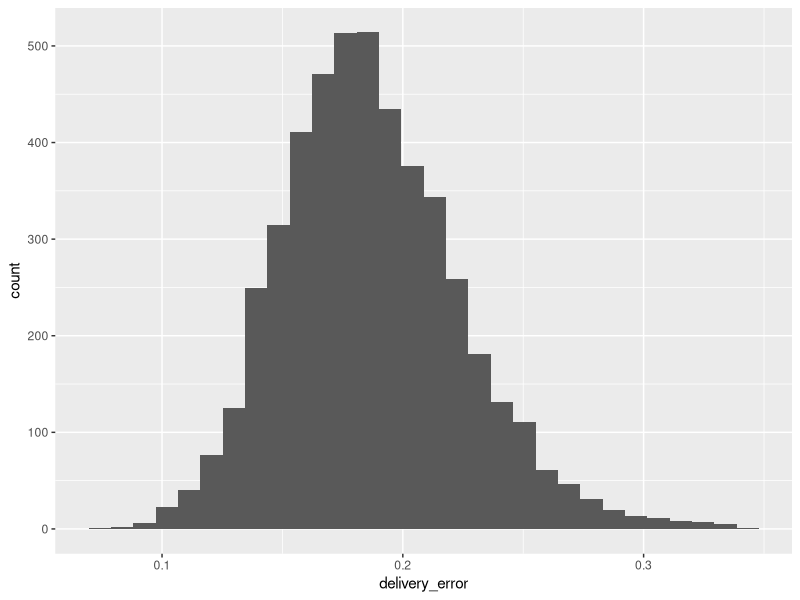
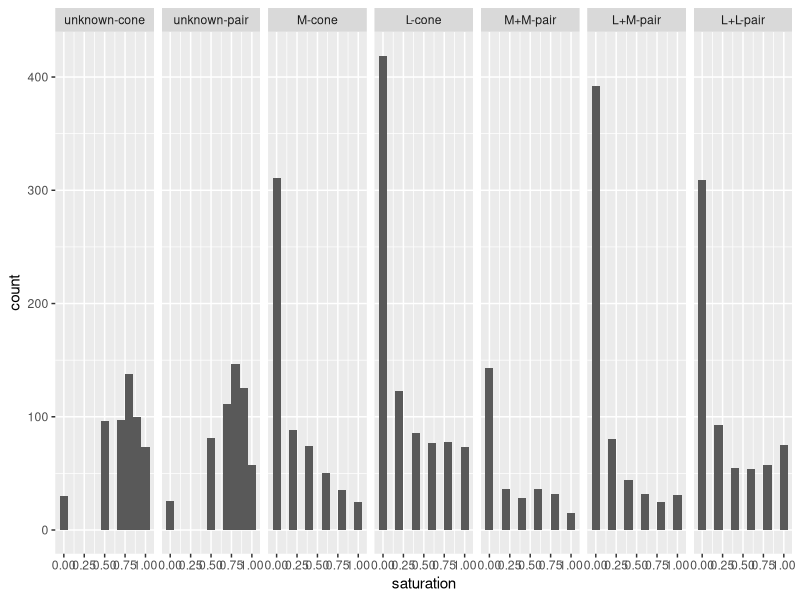
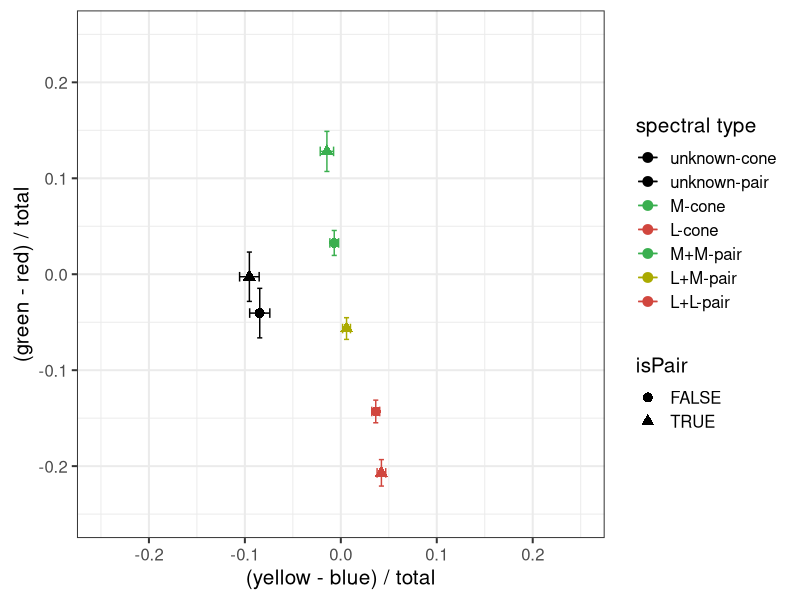
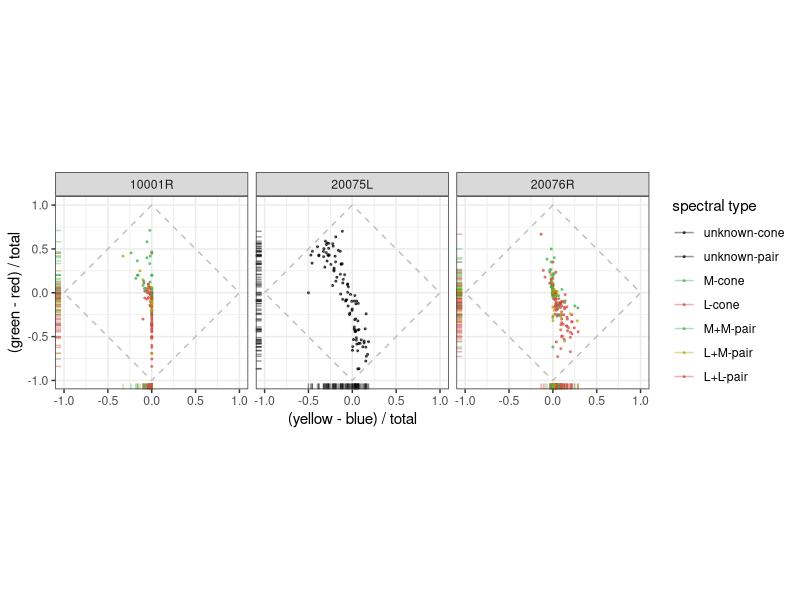
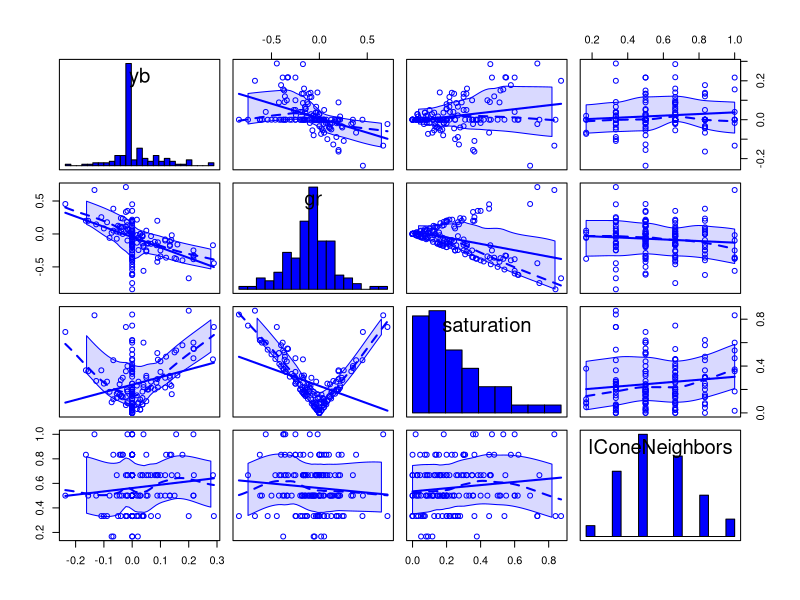
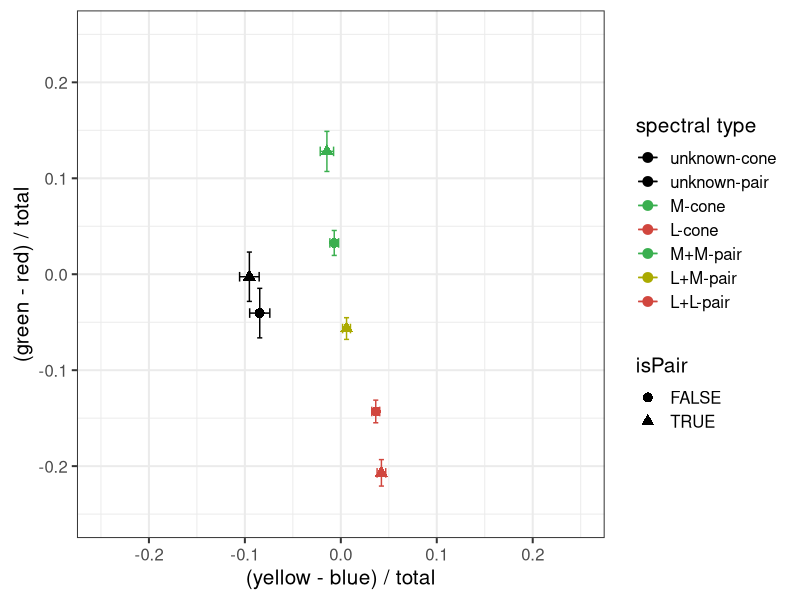
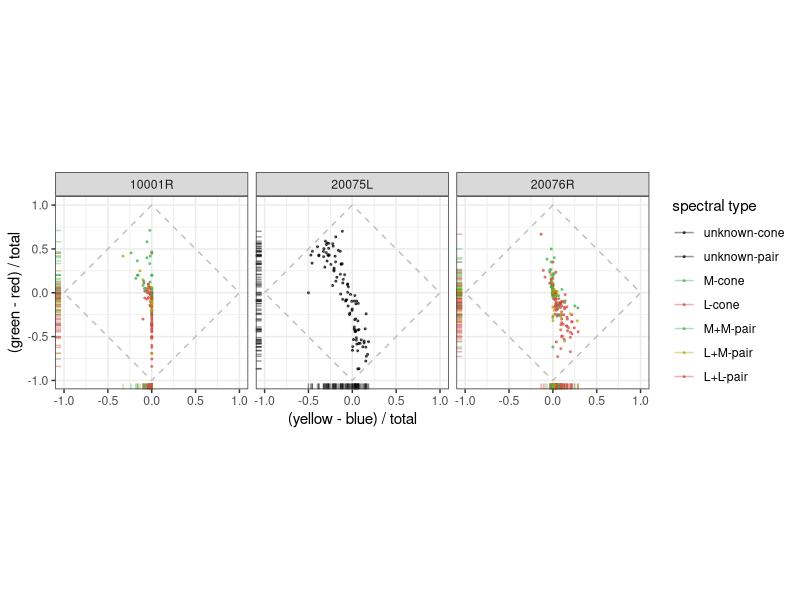

R code for these plots, in order: (Note: this script raises an error after producing the figures.)
## ---- chunk 1
setwd("~/R/TwoConeColorSummation")
library(tidyverse)
library(car)
library(RColorBrewer)
library(ggthemes)
## ---- chunk 2
trial_data <- read_csv('all_trial_data.csv')
# The column isPair is meant to be a logical.
trial_data <- mutate(trial_data, isPair=as.logical(isPair))
summary(select(trial_data, yb, gr, delivery_error, lConeNeighbors, isPair))

## ---- chunk 3
trial_data <- trial_data %>%
  filter(., delivery_error < 0.35) %>%
  filter(., delivery_error > 0.01)

summarize(trial_data, mean=mean(delivery_error), 
          std=sd(delivery_error), N=length(delivery_error))

ggplot(trial_data, aes(delivery_error)) + 
  geom_histogram(bins = 30)
## ---- chunk 4
Scones <- filter(trial_data, type1 == 1 | type2 == 1)
Scones <- filter(Scones, isPair == FALSE)

print(paste(c('S-cone FoS: ', 
              round(sum(!is.na(Scones$yb)) / length(Scones$delivery_error) * 100, 1)), 
            collapse = ' '))
print(paste(c('L/M-cone FoS: ', 
              round(sum(!is.na(trial_data$yb)) / length(trial_data$delivery_error) * 100, 1)), 
            collapse = ' '))

# Now filter out bad trials
trial_data <- filter(trial_data, type1 != 1 & type2 != 1)
trial_data <- filter(trial_data, !is.na(yb))
## ---- chunk 5
trial_data <- trial_data %>%
  mutate(., typeID=if_else(isPair, type1 + type2, type1)) %>%
  mutate(., typeID=if_else(typeID == 0, 
                           if_else(isPair, as.integer(1), as.integer(0)), as.integer(typeID))) %>%
  mutate(., typeIDstr=factor(typeID, labels = 
                               c('unknown-cone', 'unknown-pair', 'M-cone', 
                                 'L-cone', 'M+M-pair', 'L+M-pair', 'L+L-pair')))
tally(trial_data)
## ---- chunk 6
trial_data <- mutate(trial_data, saturation = abs(yb) + abs(gr))

ggplot(trial_data, aes(x=saturation)) + 
  geom_histogram(binwidth=0.1) + facet_grid(. ~ typeIDstr)
## ---- chunk 7
(typeGroup <- trial_data %>%
  #filter(., subject != '20075L') %>%
  group_by(., typeIDstr, isPair) %>% 
  summarise(., yb_mean=signif(mean(yb), 3), 
            yb_sem=signif(sd(yb) / sqrt(length(yb)), 3), 
            gr_mean=signif(mean(gr), 3), 
            gr_sem=signif(sd(gr) / sqrt(length(gr)), 3), N=length(gr))
)

ggplot(data=typeGroup, aes(x=yb_mean, y=gr_mean, color=typeIDstr, shape=isPair)) +
  geom_point(size=3) + 
  geom_errorbar(aes(x=yb_mean, ymin=gr_mean - gr_sem, ymax=gr_mean + gr_sem)) +
  geom_errorbarh(aes(y=gr_mean, xmin=yb_mean - yb_sem, xmax=yb_mean + yb_sem, height=0.01)) + 
  coord_equal(xlim=c(-0.25, 0.25), ylim=c(-0.25, 0.25)) +
  xlab('(yellow - blue) / total') + 
  ylab('(green - red) / total') +
  scale_color_manual(
    values = c("black", "black", "#3aaf4f", "#d1463e", "#3aaf4f", "#AAAA00", "#d1463e"), 
    name="spectral type",
    labels = c("unknown-cone", "unknown-pair", "M-cone", "L-cone", "M+M-pair", "L+M-pair", "L+L-pair")) +
  theme_bw(base_size=15)
ggsave("lms_UAD_means.pdf")

## ---- chunk 8
singleAndPairs <- trial_data %>%
  select(., -typeIDstr) %>%
  group_by(., subject, masterID1, masterID2) %>% 
  summarise_all(., mean)

boundary <- data.frame(x=c(-1, 0, 1, 0, -1), y=c(0, 1, 0, -1, 0))

ggplot(data=singleAndPairs, aes(x=yb, y=gr, color=as.factor(typeID))) + 
  geom_point(alpha=0.6, size=0.4) +
  facet_grid(. ~ subject) +
  geom_rug(alpha=0.4) + 
  coord_equal(xlim=c(-1, 1), ylim=c(-1, 1)) + 
  xlab('(yellow - blue) / total') + ylab('(green - red) / total') + 
  scale_color_manual(
    values = c("black", "black", "#3aaf4f", "#d1463e", "#3aaf4f", "#AAAA00", "#d1463e"), 
    name="spectral type",
    labels = c("unknown-cone", "unknown-pair", "M-cone", "L-cone", "M+M-pair", "L+M-pair", "L+L-pair")) +
  #scale_color_brewer(palette = "Spectral") +
  geom_path(data = boundary, aes(x=x, y=y), colour='gray', linetype=2) +
  theme_bw()

ggsave("lms_UAD.pdf")
## ---- chunk 9
singleConesSummary <- trial_data %>% 
  select(., -typeIDstr) %>%
  filter(., isPair==FALSE) %>% 
  group_by(., subject, session, masterID1) %>%   
  summarise_all(., c("mean", "length")) %>%
  filter(., yb_length > 3) %>%
  select(., -contains("_length")) %>%
  rename_(.dots=setNames(names(.), gsub("_mean", "", names(.))))

twoConesSummary <- trial_data %>%   
  select(., -typeIDstr) %>%
  filter(., isPair==TRUE) %>% 
  group_by(., subject, session, masterID1, masterID2) %>%
  summarise_all(., c("mean", "length")) %>%
  filter(., yb_length > 3) %>%
  select(., -contains("_length")) %>%
  rename_(.dots=setNames(names(.), gsub("_mean", "", names(.))))
## ---- chunk 10
# scatterplotMatrix with car package
scatterplotMatrix(singleConesSummary[ ,c("yb", "gr", "saturation", 
                                         "lConeNeighbors")],
                  diagonal=list(method ="histogram"),
                  ellipse=FALSE)
## ---- chunk 11

scatterplotMatrix(twoConesSummary[ ,c("yb", "gr", "saturation", 
                                      "lConeNeighbors",
                                      "distance_btwn_cones_pix")],
                  diagonal=list(method ="histogram"),
                  ellipse=FALSE)
## ---- chunk 12

singleConesSummary <- trial_data %>%
  select(., -typeIDstr) %>%
  filter(., isPair==FALSE) %>% 
  group_by(., subject, session, masterID1) %>%   
  summarise_all(., c("mean", "length")) %>%
  filter(., yb_length > 3) %>%
  select(., -contains("_length")) %>%
  rename_(.dots=setNames(names(.), gsub("_mean", "", names(.))))

twoConesSummary <- trial_data %>%
  select(., -typeIDstr) %>%
  filter(., isPair==TRUE) %>% 
  group_by(., subject, session, masterID1, masterID2) %>%
  summarise_all(., c("mean", "length")) %>%
  filter(., yb_length > 3) %>%
  select(., -contains("_length")) %>%
  rename_(.dots=setNames(names(.), gsub("_mean", "", names(.))))

merged1 <- merge(twoConesSummary, 
           select(singleConesSummary, subject, 
                  session, masterID1, yb, gr, lConeNeighbors), 
           by=c("subject", "session", "masterID1")) %>% 
  rename(., yb12=yb.x, gr12=gr.x, yb1=yb.y, gr1=gr.y,
                  lConeNeighbors12=lConeNeighbors.x, 
                  lConeNeighbors1=lConeNeighbors.y)

sessionMerge <- merged1 %>% 
  merge(., select(singleConesSummary, subject, session,
                  masterID1, yb, gr, lConeNeighbors), 
        by.x=c("subject", "session", "masterID2"),
        by.y=c("subject", "session", "masterID1")) %>% 
  rename(., yb2=yb, gr2=gr, lConeNeighbors2=lConeNeighbors) %>%
  mutate(., saturation12=abs(yb12) + abs(gr12),
         saturation1=abs(yb1) + abs(gr1),
         saturation2=abs(yb2) + abs(gr2))
## ---- chunk 13
unity = data.frame(x=c(-1, 1), y=c(-1, 1))
ggplot(data=sessionMerge, aes(x=(gr1 + gr2) / 2, y=gr12)) + 
  geom_point() +
  geom_smooth(method=lm) +
  coord_equal(xlim=c(-1, 1), ylim=c(-1, 1)) +
  geom_path(data=unity, aes(x=x, y=y), colour='gray', linetype=1) +
  ggtitle('green - red / total') +
  geom_path(data=unity, aes(x=x, y=y), colour='gray', linetype=1) +
  xlab('average of individual responses') + ylab('observed pair response') + 
  theme_classic(base_size=15)

ggsave("prediction_gr.pdf")

unity = data.frame(x=c(-1, 1), y=c(-1, 1))
ggplot(data=sessionMerge, aes(x=(yb1 + yb2) / 2, y=yb12)) + 
  geom_point() +
  geom_smooth(method=lm) +
  coord_equal(xlim=c(-1, 1), ylim=c(-1, 1)) +
  geom_path(data=unity, aes(x=x, y=y), colour='gray', linetype=1) +
  ggtitle('yellow - blue / total') +
  geom_path(data=unity, aes(x=x, y=y), colour='gray', linetype=1) +
  xlab('average of individual responses') + ylab('observed pair response') + 
  theme_classic(base_size=15)

ggsave("prediction_yb.pdf")

## ---- chunk 14
# A linear model predicts the results based on an average of the individual responses.
mod <- lm((gr1 + gr2) / 2 ~ gr12, sessionMerge)
summary.lm(mod)


mod <- lm((yb1 + yb2) / 2 ~ yb12, sessionMerge)
summary.lm(mod)
## ---- chunk 15
# Add a column w difference from prediction
sessionMerge <- mutate(sessionMerge, 
                       diff_from_prediction=saturation12 - 
                         ((saturation1 + saturation2) / 2))

## ---- chunk 16
ggplot(data=filter(sessionMerge, typeID > 3), 
       aes(x=(saturation1 + saturation2) / 2, y=saturation12, color=as.factor(typeID))) + 
  geom_point() + 
  coord_equal(xlim=c(0, 1), ylim=c(0, 1)) +
  scale_color_manual(values = c("green", "yellow", "red"), name="spectral type",
                     labels = c("M+M", "L+M", "L+L")) +
  geom_path(data=unity, aes(x=x, y=y), colour='gray', linetype=1) + 
  xlab('predicted saturation') +
  ylab('measured saturation') +
  theme_classic(base_size=15)

ggsave('observed-predicted_scatter.pdf')

## ---- chunk 17
ggplot(data=filter(sessionMerge, typeID > 3), 
       aes(x=saturation12 - ((saturation1 + saturation2) / 2), 
           color=as.factor(typeID))) + 
  geom_freqpoly(binwidth=0.1) +
  scale_color_manual(
    values = c("green", "yellow", "red"), 
    name="spectral type",
    labels = c("M+M", "L+M", "L+L")) + 
  xlab("observed - predicted saturation") +
  theme_classic(base_size=15)

ggsave('observed-predicted_histogram.pdf')

## ---- chunk 18

t.test(sessionMerge %>% 
         filter(., typeID == 5) %>% 
         select(., diff_from_prediction)
       )
## ---- chunk 19
t.test(sessionMerge %>% 
         filter(., typeID == 4 | typeID == 6) %>%
         select(., diff_from_prediction)
       )
## ---- chunk 20
t.test(sessionMerge %>% 
         filter(., typeID == 5) %>% 
         select(., diff_from_prediction),
       sessionMerge %>% 
         filter(., typeID == 4 | typeID == 6) %>%
         select(., diff_from_prediction)
       )
